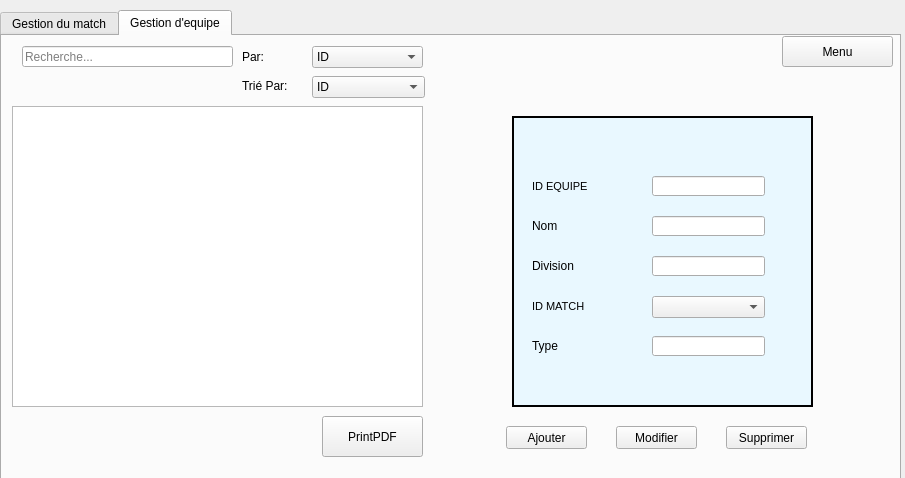
<?xml version="1.0" encoding="UTF-8"?>
<ui version="4.0">
 <class>Rafik</class>
 <widget class="QDialog" name="Rafik">
  <property name="geometry">
   <rect>
    <x>0</x>
    <y>0</y>
    <width>905</width>
    <height>478</height>
   </rect>
  </property>
  <property name="windowTitle">
   <string>Smart Sport Association</string>
  </property>
  <widget class="QTabWidget" name="tabWidget">
   <property name="geometry">
    <rect>
     <x>0</x>
     <y>10</y>
     <width>901</width>
     <height>471</height>
    </rect>
   </property>
   <property name="currentIndex">
    <number>1</number>
   </property>
   <widget class="QWidget" name="tab">
    <attribute name="title">
     <string>Gestion du match</string>
    </attribute>
    <widget class="QComboBox" name="id_equipe1">
     <property name="geometry">
      <rect>
       <x>650</x>
       <y>220</y>
       <width>113</width>
       <height>22</height>
      </rect>
     </property>
    </widget>
    <widget class="QLineEdit" name="lieu">
     <property name="geometry">
      <rect>
       <x>650</x>
       <y>180</y>
       <width>113</width>
       <height>20</height>
      </rect>
     </property>
    </widget>
    <widget class="QLabel" name="label_2">
     <property name="geometry">
      <rect>
       <x>530</x>
       <y>300</y>
       <width>101</width>
       <height>20</height>
      </rect>
     </property>
     <property name="frameShape">
      <enum>QFrame::NoFrame</enum>
     </property>
     <property name="frameShadow">
      <enum>QFrame::Raised</enum>
     </property>
     <property name="text">
      <string>Date</string>
     </property>
     <property name="wordWrap">
      <bool>false</bool>
     </property>
    </widget>
    <widget class="QLabel" name="label">
     <property name="geometry">
      <rect>
       <x>530</x>
       <y>220</y>
       <width>101</width>
       <height>20</height>
      </rect>
     </property>
     <property name="frameShape">
      <enum>QFrame::NoFrame</enum>
     </property>
     <property name="frameShadow">
      <enum>QFrame::Raised</enum>
     </property>
     <property name="text">
      <string>ID EQUIPE1</string>
     </property>
     <property name="wordWrap">
      <bool>false</bool>
     </property>
    </widget>
    <widget class="QTableView" name="data">
     <property name="geometry">
      <rect>
       <x>10</x>
       <y>70</y>
       <width>411</width>
       <height>301</height>
      </rect>
     </property>
    </widget>
    <widget class="QLabel" name="label_3">
     <property name="geometry">
      <rect>
       <x>530</x>
       <y>140</y>
       <width>101</width>
       <height>20</height>
      </rect>
     </property>
     <property name="frameShape">
      <enum>QFrame::NoFrame</enum>
     </property>
     <property name="frameShadow">
      <enum>QFrame::Raised</enum>
     </property>
     <property name="text">
      <string>ID MATCH</string>
     </property>
     <property name="wordWrap">
      <bool>false</bool>
     </property>
    </widget>
    <widget class="QLabel" name="label_5">
     <property name="geometry">
      <rect>
       <x>240</x>
       <y>10</y>
       <width>47</width>
       <height>21</height>
      </rect>
     </property>
     <property name="text">
      <string>Par:</string>
     </property>
    </widget>
    <widget class="QPushButton" name="pb_supprimer_3">
     <property name="geometry">
      <rect>
       <x>614</x>
       <y>390</y>
       <width>81</width>
       <height>23</height>
      </rect>
     </property>
     <property name="text">
      <string>Modifier</string>
     </property>
    </widget>
    <widget class="QComboBox" name="comboBox">
     <property name="geometry">
      <rect>
       <x>310</x>
       <y>10</y>
       <width>111</width>
       <height>22</height>
      </rect>
     </property>
     <property name="editable">
      <bool>false</bool>
     </property>
     <property name="currentIndex">
      <number>0</number>
     </property>
     <property name="insertPolicy">
      <enum>QComboBox::NoInsert</enum>
     </property>
     <property name="sizeAdjustPolicy">
      <enum>QComboBox::AdjustToContentsOnFirstShow</enum>
     </property>
     <property name="frame">
      <bool>true</bool>
     </property>
     <item>
      <property name="text">
       <string>IDMATCH</string>
      </property>
     </item>
     <item>
      <property name="text">
       <string>LIEU</string>
      </property>
     </item>
     <item>
      <property name="text">
       <string>ID_EQUIPE1</string>
      </property>
     </item>
     <item>
      <property name="text">
       <string>ID_EQUIPE2</string>
      </property>
     </item>
    </widget>
    <widget class="QPushButton" name="pb_ajouter">
     <property name="geometry">
      <rect>
       <x>504</x>
       <y>390</y>
       <width>81</width>
       <height>23</height>
      </rect>
     </property>
     <property name="text">
      <string>Ajouter</string>
     </property>
    </widget>
    <widget class="QLineEdit" name="id_match2">
     <property name="geometry">
      <rect>
       <x>650</x>
       <y>140</y>
       <width>113</width>
       <height>20</height>
      </rect>
     </property>
    </widget>
    <widget class="QFrame" name="frame">
     <property name="geometry">
      <rect>
       <x>510</x>
       <y>80</y>
       <width>301</width>
       <height>291</height>
      </rect>
     </property>
     <property name="styleSheet">
      <string notr="true">background-color:rgb(233,248,255);</string>
     </property>
     <property name="frameShape">
      <enum>QFrame::Box</enum>
     </property>
     <property name="frameShadow">
      <enum>QFrame::Plain</enum>
     </property>
     <property name="lineWidth">
      <number>2</number>
     </property>
     <property name="midLineWidth">
      <number>0</number>
     </property>
     <widget class="QLabel" name="label_12">
      <property name="geometry">
       <rect>
        <x>20</x>
        <y>180</y>
        <width>101</width>
        <height>20</height>
       </rect>
      </property>
      <property name="frameShape">
       <enum>QFrame::NoFrame</enum>
      </property>
      <property name="frameShadow">
       <enum>QFrame::Raised</enum>
      </property>
      <property name="text">
       <string>ID EQUIPE2</string>
      </property>
      <property name="wordWrap">
       <bool>false</bool>
      </property>
     </widget>
    </widget>
    <widget class="QLineEdit" name="lineEdit_id_6">
     <property name="geometry">
      <rect>
       <x>20</x>
       <y>10</y>
       <width>211</width>
       <height>21</height>
      </rect>
     </property>
     <property name="inputMethodHints">
      <set>Qt::ImhNoPredictiveText</set>
     </property>
     <property name="placeholderText">
      <string>Recherche...</string>
     </property>
     <property name="clearButtonEnabled">
      <bool>true</bool>
     </property>
    </widget>
    <widget class="QPushButton" name="pb_supprimer_4">
     <property name="geometry">
      <rect>
       <x>724</x>
       <y>390</y>
       <width>81</width>
       <height>23</height>
      </rect>
     </property>
     <property name="text">
      <string>Supprimer</string>
     </property>
    </widget>
    <widget class="QDateEdit" name="DATE">
     <property name="geometry">
      <rect>
       <x>650</x>
       <y>300</y>
       <width>110</width>
       <height>22</height>
      </rect>
     </property>
    </widget>
    <widget class="QComboBox" name="id_tri">
     <property name="geometry">
      <rect>
       <x>310</x>
       <y>40</y>
       <width>113</width>
       <height>22</height>
      </rect>
     </property>
     <item>
      <property name="text">
       <string>IDMATCH</string>
      </property>
     </item>
     <item>
      <property name="text">
       <string>LIEU</string>
      </property>
     </item>
    </widget>
    <widget class="QLabel" name="label_4">
     <property name="geometry">
      <rect>
       <x>530</x>
       <y>180</y>
       <width>101</width>
       <height>20</height>
      </rect>
     </property>
     <property name="frameShape">
      <enum>QFrame::NoFrame</enum>
     </property>
     <property name="frameShadow">
      <enum>QFrame::Raised</enum>
     </property>
     <property name="text">
      <string>LIEU</string>
     </property>
     <property name="wordWrap">
      <bool>false</bool>
     </property>
    </widget>
    <widget class="QComboBox" name="id_equipe2">
     <property name="geometry">
      <rect>
       <x>650</x>
       <y>260</y>
       <width>113</width>
       <height>22</height>
      </rect>
     </property>
    </widget>
    <widget class="QLabel" name="label_17">
     <property name="geometry">
      <rect>
       <x>240</x>
       <y>40</y>
       <width>131</width>
       <height>20</height>
      </rect>
     </property>
     <property name="text">
      <string>Trié Par:</string>
     </property>
    </widget>
    <widget class="QPushButton" name="pushButton_2">
     <property name="geometry">
      <rect>
       <x>320</x>
       <y>380</y>
       <width>101</width>
       <height>41</height>
      </rect>
     </property>
     <property name="text">
      <string>PrintPDF</string>
     </property>
    </widget>
    <widget class="QPushButton" name="pushButton24_2">
     <property name="geometry">
      <rect>
       <x>780</x>
       <y>0</y>
       <width>111</width>
       <height>31</height>
      </rect>
     </property>
     <property name="text">
      <string>Menu</string>
     </property>
    </widget>
    <zorder>frame</zorder>
    <zorder>id_equipe1</zorder>
    <zorder>lieu</zorder>
    <zorder>label_2</zorder>
    <zorder>label</zorder>
    <zorder>data</zorder>
    <zorder>label_3</zorder>
    <zorder>label_5</zorder>
    <zorder>pb_supprimer_3</zorder>
    <zorder>comboBox</zorder>
    <zorder>pb_ajouter</zorder>
    <zorder>id_match2</zorder>
    <zorder>lineEdit_id_6</zorder>
    <zorder>pb_supprimer_4</zorder>
    <zorder>DATE</zorder>
    <zorder>id_tri</zorder>
    <zorder>label_4</zorder>
    <zorder>id_equipe2</zorder>
    <zorder>label_17</zorder>
    <zorder>pushButton_2</zorder>
    <zorder>pushButton24_2</zorder>
   </widget>
   <widget class="QWidget" name="tab_2">
    <attribute name="title">
     <string>Gestion d'equipe</string>
    </attribute>
    <widget class="QComboBox" name="id_match">
     <property name="geometry">
      <rect>
       <x>650</x>
       <y>260</y>
       <width>113</width>
       <height>22</height>
      </rect>
     </property>
    </widget>
    <widget class="QLineEdit" name="division">
     <property name="geometry">
      <rect>
       <x>650</x>
       <y>220</y>
       <width>113</width>
       <height>20</height>
      </rect>
     </property>
    </widget>
    <widget class="QLabel" name="label_6">
     <property name="geometry">
      <rect>
       <x>530</x>
       <y>300</y>
       <width>101</width>
       <height>20</height>
      </rect>
     </property>
     <property name="font">
      <font>
       <pointsize>9</pointsize>
      </font>
     </property>
     <property name="frameShape">
      <enum>QFrame::NoFrame</enum>
     </property>
     <property name="frameShadow">
      <enum>QFrame::Raised</enum>
     </property>
     <property name="text">
      <string>Type</string>
     </property>
     <property name="wordWrap">
      <bool>false</bool>
     </property>
    </widget>
    <widget class="QLabel" name="label_7">
     <property name="geometry">
      <rect>
       <x>530</x>
       <y>260</y>
       <width>101</width>
       <height>20</height>
      </rect>
     </property>
     <property name="font">
      <font>
       <pointsize>8</pointsize>
      </font>
     </property>
     <property name="frameShape">
      <enum>QFrame::NoFrame</enum>
     </property>
     <property name="frameShadow">
      <enum>QFrame::Raised</enum>
     </property>
     <property name="text">
      <string>ID MATCH</string>
     </property>
     <property name="wordWrap">
      <bool>false</bool>
     </property>
    </widget>
    <widget class="QTableView" name="data_2">
     <property name="geometry">
      <rect>
       <x>10</x>
       <y>70</y>
       <width>411</width>
       <height>301</height>
      </rect>
     </property>
    </widget>
    <widget class="QLabel" name="label_8">
     <property name="geometry">
      <rect>
       <x>530</x>
       <y>180</y>
       <width>101</width>
       <height>20</height>
      </rect>
     </property>
     <property name="font">
      <font>
       <pointsize>9</pointsize>
      </font>
     </property>
     <property name="frameShape">
      <enum>QFrame::NoFrame</enum>
     </property>
     <property name="frameShadow">
      <enum>QFrame::Raised</enum>
     </property>
     <property name="text">
      <string>Nom</string>
     </property>
     <property name="wordWrap">
      <bool>false</bool>
     </property>
    </widget>
    <widget class="QLabel" name="label_9">
     <property name="geometry">
      <rect>
       <x>240</x>
       <y>10</y>
       <width>47</width>
       <height>21</height>
      </rect>
     </property>
     <property name="text">
      <string>Par:</string>
     </property>
    </widget>
    <widget class="QPushButton" name="pb_supprimer_5">
     <property name="geometry">
      <rect>
       <x>614</x>
       <y>390</y>
       <width>81</width>
       <height>23</height>
      </rect>
     </property>
     <property name="text">
      <string>Modifier</string>
     </property>
    </widget>
    <widget class="QComboBox" name="comboBox_2">
     <property name="geometry">
      <rect>
       <x>310</x>
       <y>10</y>
       <width>111</width>
       <height>22</height>
      </rect>
     </property>
     <property name="editable">
      <bool>false</bool>
     </property>
     <property name="currentIndex">
      <number>0</number>
     </property>
     <property name="insertPolicy">
      <enum>QComboBox::NoInsert</enum>
     </property>
     <property name="sizeAdjustPolicy">
      <enum>QComboBox::AdjustToContentsOnFirstShow</enum>
     </property>
     <property name="frame">
      <bool>true</bool>
     </property>
     <item>
      <property name="text">
       <string>ID</string>
      </property>
     </item>
     <item>
      <property name="text">
       <string>NOM</string>
      </property>
     </item>
     <item>
      <property name="text">
       <string>DIVISION</string>
      </property>
     </item>
     <item>
      <property name="text">
       <string>ID_MATCH</string>
      </property>
     </item>
     <item>
      <property name="text">
       <string>TYPE</string>
      </property>
     </item>
    </widget>
    <widget class="QPushButton" name="pb_ajouter_2">
     <property name="geometry">
      <rect>
       <x>504</x>
       <y>390</y>
       <width>81</width>
       <height>23</height>
      </rect>
     </property>
     <property name="text">
      <string>Ajouter</string>
     </property>
    </widget>
    <widget class="QLineEdit" name="NOM">
     <property name="geometry">
      <rect>
       <x>650</x>
       <y>180</y>
       <width>113</width>
       <height>20</height>
      </rect>
     </property>
    </widget>
    <widget class="QFrame" name="frame_2">
     <property name="geometry">
      <rect>
       <x>510</x>
       <y>80</y>
       <width>301</width>
       <height>291</height>
      </rect>
     </property>
     <property name="styleSheet">
      <string notr="true">background-color:rgb(233,248,255);</string>
     </property>
     <property name="frameShape">
      <enum>QFrame::Box</enum>
     </property>
     <property name="frameShadow">
      <enum>QFrame::Plain</enum>
     </property>
     <property name="lineWidth">
      <number>2</number>
     </property>
     <property name="midLineWidth">
      <number>0</number>
     </property>
    </widget>
    <widget class="QLineEdit" name="lineEdit_id_7">
     <property name="geometry">
      <rect>
       <x>20</x>
       <y>10</y>
       <width>211</width>
       <height>21</height>
      </rect>
     </property>
     <property name="inputMethodHints">
      <set>Qt::ImhNoPredictiveText</set>
     </property>
     <property name="placeholderText">
      <string>Recherche...</string>
     </property>
     <property name="clearButtonEnabled">
      <bool>true</bool>
     </property>
    </widget>
    <widget class="QPushButton" name="pb_supprimer_6">
     <property name="geometry">
      <rect>
       <x>724</x>
       <y>390</y>
       <width>81</width>
       <height>23</height>
      </rect>
     </property>
     <property name="text">
      <string>Supprimer</string>
     </property>
    </widget>
    <widget class="QComboBox" name="id_tri2">
     <property name="geometry">
      <rect>
       <x>310</x>
       <y>40</y>
       <width>113</width>
       <height>22</height>
      </rect>
     </property>
     <item>
      <property name="text">
       <string>ID</string>
      </property>
     </item>
     <item>
      <property name="text">
       <string>NOM</string>
      </property>
     </item>
     <item>
      <property name="text">
       <string>DIVISION</string>
      </property>
     </item>
     <item>
      <property name="text">
       <string>ID_MATCH</string>
      </property>
     </item>
     <item>
      <property name="text">
       <string>TYPE</string>
      </property>
     </item>
    </widget>
    <widget class="QLabel" name="label_10">
     <property name="geometry">
      <rect>
       <x>530</x>
       <y>220</y>
       <width>101</width>
       <height>20</height>
      </rect>
     </property>
     <property name="font">
      <font>
       <pointsize>9</pointsize>
      </font>
     </property>
     <property name="frameShape">
      <enum>QFrame::NoFrame</enum>
     </property>
     <property name="frameShadow">
      <enum>QFrame::Raised</enum>
     </property>
     <property name="text">
      <string>Division</string>
     </property>
     <property name="wordWrap">
      <bool>false</bool>
     </property>
    </widget>
    <widget class="QLabel" name="label_11">
     <property name="geometry">
      <rect>
       <x>530</x>
       <y>140</y>
       <width>101</width>
       <height>20</height>
      </rect>
     </property>
     <property name="font">
      <font>
       <pointsize>8</pointsize>
      </font>
     </property>
     <property name="frameShape">
      <enum>QFrame::NoFrame</enum>
     </property>
     <property name="frameShadow">
      <enum>QFrame::Raised</enum>
     </property>
     <property name="text">
      <string>ID EQUIPE</string>
     </property>
     <property name="wordWrap">
      <bool>false</bool>
     </property>
    </widget>
    <widget class="QLineEdit" name="id_equipe">
     <property name="geometry">
      <rect>
       <x>650</x>
       <y>140</y>
       <width>113</width>
       <height>20</height>
      </rect>
     </property>
    </widget>
    <widget class="QLineEdit" name="type">
     <property name="geometry">
      <rect>
       <x>650</x>
       <y>300</y>
       <width>113</width>
       <height>20</height>
      </rect>
     </property>
    </widget>
    <widget class="QLabel" name="label_18">
     <property name="geometry">
      <rect>
       <x>240</x>
       <y>40</y>
       <width>131</width>
       <height>20</height>
      </rect>
     </property>
     <property name="text">
      <string>Trié Par:</string>
     </property>
    </widget>
    <widget class="QPushButton" name="pushButton_33">
     <property name="geometry">
      <rect>
       <x>320</x>
       <y>380</y>
       <width>101</width>
       <height>41</height>
      </rect>
     </property>
     <property name="text">
      <string>PrintPDF</string>
     </property>
    </widget>
    <widget class="QPushButton" name="pushButton24">
     <property name="geometry">
      <rect>
       <x>780</x>
       <y>0</y>
       <width>111</width>
       <height>31</height>
      </rect>
     </property>
     <property name="text">
      <string>Menu</string>
     </property>
    </widget>
    <zorder>frame_2</zorder>
    <zorder>id_match</zorder>
    <zorder>division</zorder>
    <zorder>label_6</zorder>
    <zorder>label_7</zorder>
    <zorder>data_2</zorder>
    <zorder>label_8</zorder>
    <zorder>label_9</zorder>
    <zorder>pb_supprimer_5</zorder>
    <zorder>comboBox_2</zorder>
    <zorder>pb_ajouter_2</zorder>
    <zorder>NOM</zorder>
    <zorder>lineEdit_id_7</zorder>
    <zorder>pb_supprimer_6</zorder>
    <zorder>id_tri2</zorder>
    <zorder>label_10</zorder>
    <zorder>label_11</zorder>
    <zorder>id_equipe</zorder>
    <zorder>type</zorder>
    <zorder>label_18</zorder>
    <zorder>pushButton_33</zorder>
    <zorder>pushButton24</zorder>
   </widget>
  </widget>
 </widget>
 <resources/>
 <connections/>
</ui>
